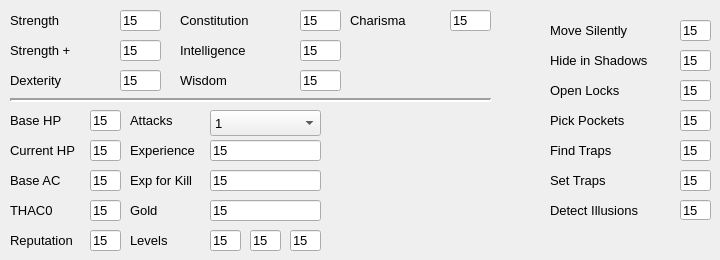
     <widget class="QWidget" name="tabAbilities">
      <attribute name="title">
       <string>Abilities</string>
      </attribute>
      <widget class="QLabel" name="labelStr">
       <property name="geometry">
        <rect>
         <x>10</x>
         <y>10</y>
         <width>101</width>
         <height>21</height>
        </rect>
       </property>
       <property name="font">
        <font>
         <pointsize>10</pointsize>
         <weight>50</weight>
         <bold>false</bold>
         <kerning>true</kerning>
        </font>
       </property>
       <property name="text">
        <string>Strength</string>
       </property>
      </widget>
      <widget class="QLabel" name="labelCon">
       <property name="geometry">
        <rect>
         <x>180</x>
         <y>10</y>
         <width>111</width>
         <height>21</height>
        </rect>
       </property>
       <property name="font">
        <font>
         <pointsize>10</pointsize>
         <weight>50</weight>
         <bold>false</bold>
         <kerning>true</kerning>
        </font>
       </property>
       <property name="text">
        <string>Constitution</string>
       </property>
      </widget>
      <widget class="QLabel" name="labelCha">
       <property name="geometry">
        <rect>
         <x>350</x>
         <y>10</y>
         <width>91</width>
         <height>21</height>
        </rect>
       </property>
       <property name="font">
        <font>
         <pointsize>10</pointsize>
         <weight>50</weight>
         <bold>false</bold>
         <kerning>true</kerning>
        </font>
       </property>
       <property name="text">
        <string>Charisma</string>
       </property>
      </widget>
      <widget class="QLineEdit" name="lineStr">
       <property name="geometry">
        <rect>
         <x>120</x>
         <y>10</y>
         <width>41</width>
         <height>21</height>
        </rect>
       </property>
       <property name="font">
        <font>
         <pointsize>10</pointsize>
         <weight>50</weight>
         <bold>false</bold>
         <kerning>true</kerning>
        </font>
       </property>
       <property name="text">
        <string>15</string>
       </property>
       <property name="maxLength">
        <number>2</number>
       </property>
      </widget>
      <widget class="QLineEdit" name="lineCon">
       <property name="geometry">
        <rect>
         <x>300</x>
         <y>10</y>
         <width>41</width>
         <height>21</height>
        </rect>
       </property>
       <property name="font">
        <font>
         <pointsize>10</pointsize>
         <weight>50</weight>
         <bold>false</bold>
         <kerning>true</kerning>
        </font>
       </property>
       <property name="text">
        <string>15</string>
       </property>
       <property name="maxLength">
        <number>2</number>
       </property>
      </widget>
      <widget class="QLineEdit" name="lineCha">
       <property name="geometry">
        <rect>
         <x>450</x>
         <y>10</y>
         <width>41</width>
         <height>21</height>
        </rect>
       </property>
       <property name="font">
        <font>
         <pointsize>10</pointsize>
         <weight>50</weight>
         <bold>false</bold>
         <kerning>true</kerning>
        </font>
       </property>
       <property name="text">
        <string>15</string>
       </property>
       <property name="maxLength">
        <number>2</number>
       </property>
      </widget>
      <widget class="QLabel" name="labelStrPlus">
       <property name="geometry">
        <rect>
         <x>10</x>
         <y>40</y>
         <width>101</width>
         <height>21</height>
        </rect>
       </property>
       <property name="font">
        <font>
         <pointsize>10</pointsize>
         <weight>50</weight>
         <bold>false</bold>
         <kerning>true</kerning>
        </font>
       </property>
       <property name="text">
        <string>Strength +</string>
       </property>
      </widget>
      <widget class="QLineEdit" name="lineStrPlus">
       <property name="geometry">
        <rect>
         <x>120</x>
         <y>40</y>
         <width>41</width>
         <height>21</height>
        </rect>
       </property>
       <property name="font">
        <font>
         <pointsize>10</pointsize>
         <weight>50</weight>
         <bold>false</bold>
         <kerning>true</kerning>
        </font>
       </property>
       <property name="text">
        <string>15</string>
       </property>
       <property name="maxLength">
        <number>2</number>
       </property>
      </widget>
      <widget class="QLabel" name="labelDex">
       <property name="geometry">
        <rect>
         <x>10</x>
         <y>70</y>
         <width>101</width>
         <height>21</height>
        </rect>
       </property>
       <property name="font">
        <font>
         <pointsize>10</pointsize>
         <weight>50</weight>
         <bold>false</bold>
         <kerning>true</kerning>
        </font>
       </property>
       <property name="text">
        <string>Dexterity</string>
       </property>
      </widget>
      <widget class="QLineEdit" name="lineDex">
       <property name="geometry">
        <rect>
         <x>120</x>
         <y>70</y>
         <width>41</width>
         <height>21</height>
        </rect>
       </property>
       <property name="font">
        <font>
         <pointsize>10</pointsize>
         <weight>50</weight>
         <bold>false</bold>
         <kerning>true</kerning>
        </font>
       </property>
       <property name="text">
        <string>15</string>
       </property>
       <property name="maxLength">
        <number>2</number>
       </property>
      </widget>
      <widget class="QLabel" name="labelInt">
       <property name="geometry">
        <rect>
         <x>180</x>
         <y>40</y>
         <width>111</width>
         <height>21</height>
        </rect>
       </property>
       <property name="font">
        <font>
         <pointsize>10</pointsize>
         <weight>50</weight>
         <bold>false</bold>
         <kerning>true</kerning>
        </font>
       </property>
       <property name="text">
        <string>Intelligence</string>
       </property>
      </widget>
      <widget class="QLineEdit" name="lineInt">
       <property name="geometry">
        <rect>
         <x>300</x>
         <y>40</y>
         <width>41</width>
         <height>21</height>
        </rect>
       </property>
       <property name="font">
        <font>
         <pointsize>10</pointsize>
         <weight>50</weight>
         <bold>false</bold>
         <kerning>true</kerning>
        </font>
       </property>
       <property name="text">
        <string>15</string>
       </property>
       <property name="maxLength">
        <number>2</number>
       </property>
      </widget>
      <widget class="QLabel" name="labelWis">
       <property name="geometry">
        <rect>
         <x>180</x>
         <y>70</y>
         <width>111</width>
         <height>21</height>
        </rect>
       </property>
       <property name="font">
        <font>
         <pointsize>10</pointsize>
         <weight>50</weight>
         <bold>false</bold>
         <kerning>true</kerning>
        </font>
       </property>
       <property name="text">
        <string>Wisdom</string>
       </property>
      </widget>
      <widget class="QLineEdit" name="lineWis">
       <property name="geometry">
        <rect>
         <x>300</x>
         <y>70</y>
         <width>41</width>
         <height>21</height>
        </rect>
       </property>
       <property name="font">
        <font>
         <pointsize>10</pointsize>
         <weight>50</weight>
         <bold>false</bold>
         <kerning>true</kerning>
        </font>
       </property>
       <property name="text">
        <string>15</string>
       </property>
       <property name="maxLength">
        <number>2</number>
       </property>
      </widget>
      <widget class="Line" name="line">
       <property name="geometry">
        <rect>
         <x>10</x>
         <y>90</y>
         <width>481</width>
         <height>21</height>
        </rect>
       </property>
       <property name="sizePolicy">
        <sizepolicy hsizetype="Minimum" vsizetype="Fixed">
         <horstretch>0</horstretch>
         <verstretch>0</verstretch>
        </sizepolicy>
       </property>
       <property name="font">
        <font>
         <pointsize>10</pointsize>
         <weight>50</weight>
         <bold>false</bold>
         <kerning>true</kerning>
        </font>
       </property>
       <property name="lineWidth">
        <number>2</number>
       </property>
       <property name="orientation">
        <enum>Qt::Horizontal</enum>
       </property>
      </widget>
      <widget class="QLabel" name="labelBaseHP">
       <property name="geometry">
        <rect>
         <x>10</x>
         <y>110</y>
         <width>71</width>
         <height>21</height>
        </rect>
       </property>
       <property name="font">
        <font>
         <pointsize>10</pointsize>
         <weight>50</weight>
         <bold>false</bold>
         <kerning>true</kerning>
        </font>
       </property>
       <property name="text">
        <string>Base HP</string>
       </property>
      </widget>
      <widget class="QLineEdit" name="lineBaseHP">
       <property name="geometry">
        <rect>
         <x>90</x>
         <y>110</y>
         <width>31</width>
         <height>21</height>
        </rect>
       </property>
       <property name="font">
        <font>
         <pointsize>10</pointsize>
         <weight>50</weight>
         <bold>false</bold>
         <kerning>true</kerning>
        </font>
       </property>
       <property name="text">
        <string>15</string>
       </property>
       <property name="maxLength">
        <number>4</number>
       </property>
      </widget>
      <widget class="QLabel" name="labelCurrentHP">
       <property name="geometry">
        <rect>
         <x>10</x>
         <y>140</y>
         <width>71</width>
         <height>21</height>
        </rect>
       </property>
       <property name="font">
        <font>
         <pointsize>10</pointsize>
         <weight>50</weight>
         <bold>false</bold>
         <kerning>true</kerning>
        </font>
       </property>
       <property name="text">
        <string>Current HP</string>
       </property>
      </widget>
      <widget class="QLineEdit" name="lineCurrentHP">
       <property name="geometry">
        <rect>
         <x>90</x>
         <y>140</y>
         <width>31</width>
         <height>21</height>
        </rect>
       </property>
       <property name="font">
        <font>
         <pointsize>10</pointsize>
         <weight>50</weight>
         <bold>false</bold>
         <kerning>true</kerning>
        </font>
       </property>
       <property name="text">
        <string>15</string>
       </property>
       <property name="maxLength">
        <number>4</number>
       </property>
      </widget>
      <widget class="QLabel" name="labelBaseAC">
       <property name="geometry">
        <rect>
         <x>10</x>
         <y>170</y>
         <width>71</width>
         <height>21</height>
        </rect>
       </property>
       <property name="font">
        <font>
         <pointsize>10</pointsize>
         <weight>50</weight>
         <bold>false</bold>
         <kerning>true</kerning>
        </font>
       </property>
       <property name="text">
        <string>Base AC</string>
       </property>
      </widget>
      <widget class="QLineEdit" name="lineBaseAC">
       <property name="geometry">
        <rect>
         <x>90</x>
         <y>170</y>
         <width>31</width>
         <height>21</height>
        </rect>
       </property>
       <property name="font">
        <font>
         <pointsize>10</pointsize>
         <weight>50</weight>
         <bold>false</bold>
         <kerning>true</kerning>
        </font>
       </property>
       <property name="text">
        <string>15</string>
       </property>
      </widget>
      <widget class="QLabel" name="labelThaco">
       <property name="geometry">
        <rect>
         <x>10</x>
         <y>200</y>
         <width>71</width>
         <height>21</height>
        </rect>
       </property>
       <property name="font">
        <font>
         <pointsize>10</pointsize>
         <weight>50</weight>
         <bold>false</bold>
         <kerning>true</kerning>
        </font>
       </property>
       <property name="text">
        <string>THAC0</string>
       </property>
      </widget>
      <widget class="QLineEdit" name="lineThaco">
       <property name="geometry">
        <rect>
         <x>90</x>
         <y>200</y>
         <width>31</width>
         <height>21</height>
        </rect>
       </property>
       <property name="font">
        <font>
         <pointsize>10</pointsize>
         <weight>50</weight>
         <bold>false</bold>
         <kerning>true</kerning>
        </font>
       </property>
       <property name="text">
        <string>15</string>
       </property>
       <property name="maxLength">
        <number>2</number>
       </property>
      </widget>
      <widget class="QLabel" name="labelReputation">
       <property name="geometry">
        <rect>
         <x>10</x>
         <y>230</y>
         <width>71</width>
         <height>21</height>
        </rect>
       </property>
       <property name="font">
        <font>
         <pointsize>10</pointsize>
         <weight>50</weight>
         <bold>false</bold>
         <kerning>true</kerning>
        </font>
       </property>
       <property name="text">
        <string>Reputation</string>
       </property>
      </widget>
      <widget class="QLineEdit" name="lineReputation">
       <property name="geometry">
        <rect>
         <x>90</x>
         <y>230</y>
         <width>31</width>
         <height>21</height>
        </rect>
       </property>
       <property name="font">
        <font>
         <pointsize>10</pointsize>
         <weight>50</weight>
         <bold>false</bold>
         <kerning>true</kerning>
        </font>
       </property>
       <property name="text">
        <string>15</string>
       </property>
       <property name="maxLength">
        <number>2</number>
       </property>
      </widget>
      <widget class="QLabel" name="labelAttacks">
       <property name="geometry">
        <rect>
         <x>130</x>
         <y>110</y>
         <width>81</width>
         <height>21</height>
        </rect>
       </property>
       <property name="font">
        <font>
         <pointsize>10</pointsize>
         <weight>50</weight>
         <bold>false</bold>
         <kerning>true</kerning>
        </font>
       </property>
       <property name="text">
        <string>Attacks</string>
       </property>
      </widget>
      <widget class="QLabel" name="labelExperience">
       <property name="geometry">
        <rect>
         <x>130</x>
         <y>140</y>
         <width>81</width>
         <height>21</height>
        </rect>
       </property>
       <property name="font">
        <font>
         <pointsize>10</pointsize>
         <weight>50</weight>
         <bold>false</bold>
         <kerning>true</kerning>
        </font>
       </property>
       <property name="text">
        <string>Experience</string>
       </property>
      </widget>
      <widget class="QLabel" name="labelExpForKill">
       <property name="geometry">
        <rect>
         <x>130</x>
         <y>170</y>
         <width>81</width>
         <height>21</height>
        </rect>
       </property>
       <property name="font">
        <font>
         <pointsize>10</pointsize>
         <weight>50</weight>
         <bold>false</bold>
         <kerning>true</kerning>
        </font>
       </property>
       <property name="text">
        <string>Exp for Kill</string>
       </property>
      </widget>
      <widget class="QLabel" name="labelGold">
       <property name="geometry">
        <rect>
         <x>130</x>
         <y>200</y>
         <width>81</width>
         <height>21</height>
        </rect>
       </property>
       <property name="font">
        <font>
         <pointsize>10</pointsize>
         <weight>50</weight>
         <bold>false</bold>
         <kerning>true</kerning>
        </font>
       </property>
       <property name="text">
        <string>Gold</string>
       </property>
      </widget>
      <widget class="QLabel" name="labelLevels">
       <property name="geometry">
        <rect>
         <x>130</x>
         <y>230</y>
         <width>81</width>
         <height>21</height>
        </rect>
       </property>
       <property name="font">
        <font>
         <pointsize>10</pointsize>
         <weight>50</weight>
         <bold>false</bold>
         <kerning>true</kerning>
        </font>
       </property>
       <property name="text">
        <string>Levels</string>
       </property>
      </widget>
      <widget class="QLineEdit" name="lineExperience">
       <property name="geometry">
        <rect>
         <x>210</x>
         <y>140</y>
         <width>111</width>
         <height>21</height>
        </rect>
       </property>
       <property name="font">
        <font>
         <pointsize>10</pointsize>
         <weight>50</weight>
         <bold>false</bold>
         <kerning>true</kerning>
        </font>
       </property>
       <property name="text">
        <string>15</string>
       </property>
       <property name="maxLength">
        <number>10</number>
       </property>
      </widget>
      <widget class="QLineEdit" name="lineExpForKill">
       <property name="geometry">
        <rect>
         <x>210</x>
         <y>170</y>
         <width>111</width>
         <height>21</height>
        </rect>
       </property>
       <property name="font">
        <font>
         <pointsize>10</pointsize>
         <weight>50</weight>
         <bold>false</bold>
         <kerning>true</kerning>
        </font>
       </property>
       <property name="text">
        <string>15</string>
       </property>
       <property name="maxLength">
        <number>10</number>
       </property>
      </widget>
      <widget class="QLineEdit" name="lineGold">
       <property name="geometry">
        <rect>
         <x>210</x>
         <y>200</y>
         <width>111</width>
         <height>21</height>
        </rect>
       </property>
       <property name="font">
        <font>
         <pointsize>10</pointsize>
         <weight>50</weight>
         <bold>false</bold>
         <kerning>true</kerning>
        </font>
       </property>
       <property name="text">
        <string>15</string>
       </property>
       <property name="maxLength">
        <number>10</number>
       </property>
      </widget>
      <widget class="QLineEdit" name="lineLevel1">
       <property name="geometry">
        <rect>
         <x>210</x>
         <y>230</y>
         <width>31</width>
         <height>21</height>
        </rect>
       </property>
       <property name="font">
        <font>
         <pointsize>10</pointsize>
         <weight>50</weight>
         <bold>false</bold>
         <kerning>true</kerning>
        </font>
       </property>
       <property name="text">
        <string>15</string>
       </property>
       <property name="maxLength">
        <number>2</number>
       </property>
      </widget>
      <widget class="QLineEdit" name="lineLevel2">
       <property name="geometry">
        <rect>
         <x>250</x>
         <y>230</y>
         <width>31</width>
         <height>21</height>
        </rect>
       </property>
       <property name="font">
        <font>
         <pointsize>10</pointsize>
         <weight>50</weight>
         <bold>false</bold>
         <kerning>true</kerning>
        </font>
       </property>
       <property name="text">
        <string>15</string>
       </property>
       <property name="maxLength">
        <number>2</number>
       </property>
      </widget>
      <widget class="QLineEdit" name="lineLevel3">
       <property name="geometry">
        <rect>
         <x>290</x>
         <y>230</y>
         <width>31</width>
         <height>21</height>
        </rect>
       </property>
       <property name="font">
        <font>
         <pointsize>10</pointsize>
         <weight>50</weight>
         <bold>false</bold>
         <kerning>true</kerning>
        </font>
       </property>
       <property name="text">
        <string>15</string>
       </property>
       <property name="maxLength">
        <number>2</number>
       </property>
      </widget>
      <widget class="QComboBox" name="comboBoxAttacks">
       <property name="geometry">
        <rect>
         <x>210</x>
         <y>110</y>
         <width>111</width>
         <height>26</height>
        </rect>
       </property>
       <property name="font">
        <font>
         <pointsize>10</pointsize>
         <weight>50</weight>
         <bold>false</bold>
         <kerning>true</kerning>
        </font>
       </property>
       <item>
        <property name="text">
         <string>1</string>
        </property>
       </item>
       <item>
        <property name="text">
         <string>1.5</string>
        </property>
       </item>
       <item>
        <property name="text">
         <string>2</string>
        </property>
       </item>
       <item>
        <property name="text">
         <string>2.5</string>
        </property>
       </item>
       <item>
        <property name="text">
         <string>3</string>
        </property>
       </item>
       <item>
        <property name="text">
         <string>3.5</string>
        </property>
       </item>
       <item>
        <property name="text">
         <string>4</string>
        </property>
       </item>
       <item>
        <property name="text">
         <string>4.5</string>
        </property>
       </item>
       <item>
        <property name="text">
         <string>5</string>
        </property>
       </item>
      </widget>
      <widget class="QLabel" name="labelSetTraps">
       <property name="geometry">
        <rect>
         <x>550</x>
         <y>170</y>
         <width>121</width>
         <height>21</height>
        </rect>
       </property>
       <property name="font">
        <font>
         <pointsize>10</pointsize>
        </font>
       </property>
       <property name="text">
        <string>Set Traps</string>
       </property>
      </widget>
      <widget class="QLabel" name="labelDetectIllusions">
       <property name="geometry">
        <rect>
         <x>550</x>
         <y>200</y>
         <width>121</width>
         <height>21</height>
        </rect>
       </property>
       <property name="font">
        <font>
         <pointsize>10</pointsize>
        </font>
       </property>
       <property name="text">
        <string>Detect Illusions</string>
       </property>
      </widget>
      <widget class="QLineEdit" name="lineDetectIllusions">
       <property name="geometry">
        <rect>
         <x>680</x>
         <y>200</y>
         <width>31</width>
         <height>20</height>
        </rect>
       </property>
       <property name="font">
        <font>
         <pointsize>10</pointsize>
        </font>
       </property>
       <property name="text">
        <string>15</string>
       </property>
       <property name="maxLength">
        <number>3</number>
       </property>
      </widget>
      <widget class="QLabel" name="labelOpenLocks">
       <property name="geometry">
        <rect>
         <x>550</x>
         <y>80</y>
         <width>121</width>
         <height>21</height>
        </rect>
       </property>
       <property name="font">
        <font>
         <pointsize>10</pointsize>
        </font>
       </property>
       <property name="text">
        <string>Open Locks</string>
       </property>
      </widget>
      <widget class="QLabel" name="labelFindTraps">
       <property name="geometry">
        <rect>
         <x>550</x>
         <y>140</y>
         <width>121</width>
         <height>21</height>
        </rect>
       </property>
       <property name="font">
        <font>
         <pointsize>10</pointsize>
        </font>
       </property>
       <property name="text">
        <string>Find Traps</string>
       </property>
      </widget>
      <widget class="QLineEdit" name="lineMoveSilently">
       <property name="geometry">
        <rect>
         <x>680</x>
         <y>20</y>
         <width>31</width>
         <height>21</height>
        </rect>
       </property>
       <property name="font">
        <font>
         <pointsize>10</pointsize>
        </font>
       </property>
       <property name="text">
        <string>15</string>
       </property>
       <property name="maxLength">
        <number>3</number>
       </property>
      </widget>
      <widget class="QLabel" name="labelMoveSilently">
       <property name="geometry">
        <rect>
         <x>550</x>
         <y>20</y>
         <width>121</width>
         <height>21</height>
        </rect>
       </property>
       <property name="font">
        <font>
         <pointsize>10</pointsize>
        </font>
       </property>
       <property name="text">
        <string>Move Silently</string>
       </property>
      </widget>
      <widget class="QLineEdit" name="lineOpenLocks">
       <property name="geometry">
        <rect>
         <x>680</x>
         <y>80</y>
         <width>31</width>
         <height>21</height>
        </rect>
       </property>
       <property name="font">
        <font>
         <pointsize>10</pointsize>
        </font>
       </property>
       <property name="text">
        <string>15</string>
       </property>
       <property name="maxLength">
        <number>3</number>
       </property>
      </widget>
      <widget class="QLabel" name="labelPickPockets">
       <property name="geometry">
        <rect>
         <x>550</x>
         <y>110</y>
         <width>121</width>
         <height>21</height>
        </rect>
       </property>
       <property name="font">
        <font>
         <pointsize>10</pointsize>
        </font>
       </property>
       <property name="text">
        <string>Pick Pockets</string>
       </property>
      </widget>
      <widget class="QLineEdit" name="lineHideInShadows">
       <property name="geometry">
        <rect>
         <x>680</x>
         <y>50</y>
         <width>31</width>
         <height>21</height>
        </rect>
       </property>
       <property name="font">
        <font>
         <pointsize>10</pointsize>
        </font>
       </property>
       <property name="text">
        <string>15</string>
       </property>
       <property name="maxLength">
        <number>3</number>
       </property>
      </widget>
      <widget class="QLineEdit" name="lineSetTraps">
       <property name="geometry">
        <rect>
         <x>680</x>
         <y>170</y>
         <width>31</width>
         <height>21</height>
        </rect>
       </property>
       <property name="font">
        <font>
         <pointsize>10</pointsize>
        </font>
       </property>
       <property name="text">
        <string>15</string>
       </property>
       <property name="maxLength">
        <number>3</number>
       </property>
      </widget>
      <widget class="QLabel" name="labelHideInShadows">
       <property name="geometry">
        <rect>
         <x>550</x>
         <y>50</y>
         <width>121</width>
         <height>21</height>
        </rect>
       </property>
       <property name="font">
        <font>
         <pointsize>10</pointsize>
        </font>
       </property>
       <property name="text">
        <string>Hide in Shadows</string>
       </property>
      </widget>
      <widget class="QLineEdit" name="lineFindTraps">
       <property name="geometry">
        <rect>
         <x>680</x>
         <y>140</y>
         <width>31</width>
         <height>21</height>
        </rect>
       </property>
       <property name="font">
        <font>
         <pointsize>10</pointsize>
        </font>
       </property>
       <property name="text">
        <string>15</string>
       </property>
       <property name="maxLength">
        <number>3</number>
       </property>
      </widget>
      <widget class="QLineEdit" name="linePickPockets">
       <property name="geometry">
        <rect>
         <x>680</x>
         <y>110</y>
         <width>31</width>
         <height>21</height>
        </rect>
       </property>
       <property name="font">
        <font>
         <pointsize>10</pointsize>
        </font>
       </property>
       <property name="text">
        <string>15</string>
       </property>
       <property name="maxLength">
        <number>3</number>
       </property>
      </widget>
     </widget>
